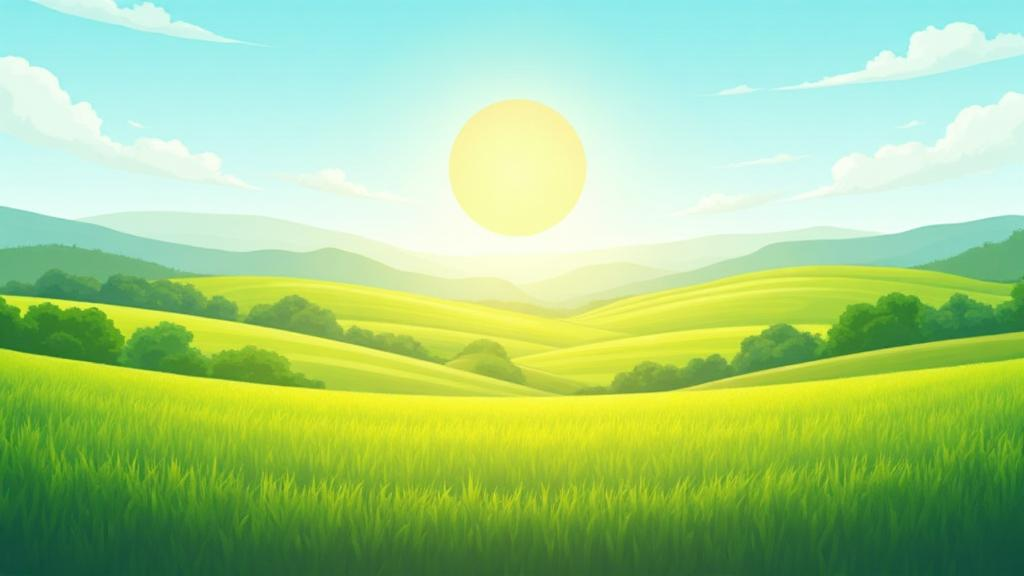
#> input picture frontend/src/assets/farming-hero.jpg, 1024 x 576 px; its folder holds only this picture in this run
$ python -i leaf_presence_gate.py   (imports and definitions only)   (older library calls are emulated)
#> lines starting #> are read from the running program, lines starting #| are printed output that depends on the picture; after the words box and inside, x2 and y2 are one past the last pixel; in counts of white or black regions, pixels touching at a corner belong together
"""
E14: Lightweight Leaf / Vegetation Presence Gate.

Deterministic CPU-only gate running before crop/validity and disease classification.
Determines whether an image contains a plausible plant/leaf region.

Guiding Principles:
1. Zero trainable parameters / zero neural network dependencies.
2. Fast execution (< 5 ms on CPU).
3. Pre-registered decision boundary strictly matching validated E14 candidate.
4. Primary goal: Filter out non-vegetation backgrounds, synthetic graphics, UI,
   and sprawling wide-shot field soil beds without sacrificing legitimate lab/field leaves.
"""

from typing import Tuple, Dict, Any, Union
from pathlib import Path
import cv2
import numpy as np
from PIL import Image


class LeafPresenceGate:
    """Lightweight colorimetric and morphological leaf presence gate."""

    def __init__(
        self,
        min_pixel_std: float = 5.0,
        min_laplacian_var: float = 2.0,
        min_green_fraction: float = 0.02,
        min_largest_component_frac: float = 0.05,
        max_sprawling_bbox_ratio: float = 0.80,
        min_sprawling_extent: float = 0.28,
        min_sprawling_solidity: float = 0.45,
    ):
        self.min_pixel_std = min_pixel_std
        self.min_laplacian_var = min_laplacian_var
        self.min_green_fraction = min_green_fraction
        self.min_largest_component_frac = min_largest_component_frac
        self.max_sprawling_bbox_ratio = max_sprawling_bbox_ratio
        self.min_sprawling_extent = min_sprawling_extent
        self.min_sprawling_solidity = min_sprawling_solidity

    def evaluate(self, image: Union[np.ndarray, Image.Image, str, Path]) -> Tuple[bool, str, Dict[str, Any]]:
        """Evaluate whether an input contains a plausible leaf/vegetation region.

        Args:
            image: RGB numpy array, PIL Image, or file path.

        Returns:
            (is_leaf: bool, decision_reason: str, telemetry: dict)
        """
        if isinstance(image, (str, Path)):
            img = Image.open(str(image)).convert("RGB")
#> img is the input picture: PIL image 1024x576 RGB; mean R, G, B 162.6, 206.8, 136.2
            arr = np.array(img)
        elif isinstance(image, Image.Image):
            arr = np.array(image.convert("RGB"))
        elif isinstance(image, np.ndarray):
            arr = image
            if len(arr.shape) == 2:
                arr = cv2.cvtColor(arr, cv2.COLOR_GRAY2RGB)
            elif arr.shape[2] == 4:
                arr = cv2.cvtColor(arr, cv2.COLOR_RGBA2RGB)
        else:
            raise TypeError(f"Unsupported image type: {type(image)}")

        h, w, _ = arr.shape
#> h = 576; w = 1024
        total_area = h * w
#> total_area = 589824
        telemetry: Dict[str, Any] = {}

        # 1. Degeneracy & Texture Check
        p_std = float(arr.std())
#> p_std = 76.19
        telemetry["pixel_std"] = round(p_std, 2)
        if p_std < self.min_pixel_std:
            return False, "INVALID_DEGENERATE_IMAGE", telemetry

        gray = cv2.cvtColor(arr, cv2.COLOR_RGB2GRAY)
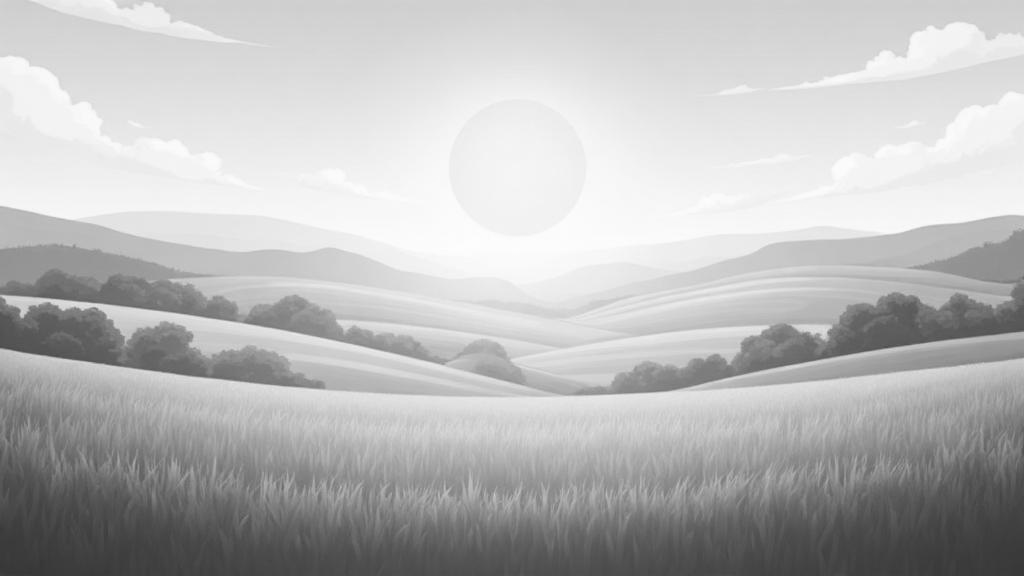
#> gray: shape (576, 1024); min 54, max 253, mean 185.5
        lap_var = float(cv2.Laplacian(gray, cv2.CV_64F).var())
#> lap_var = 35.82
        telemetry["laplacian_var"] = round(lap_var, 2)
        if lap_var < self.min_laplacian_var:
            return False, "INVALID_DEGENERATE_IMAGE", telemetry

        # 2. Vegetation Foliage Mask in HSV
        hsv = cv2.cvtColor(arr, cv2.COLOR_RGB2HSV)
#> hsv: shape (576, 1024, 3); mean H, S, V 59, 120.1, 206.9
        H, S, V = hsv[:, :, 0], hsv[:, :, 1], hsv[:, :, 2]
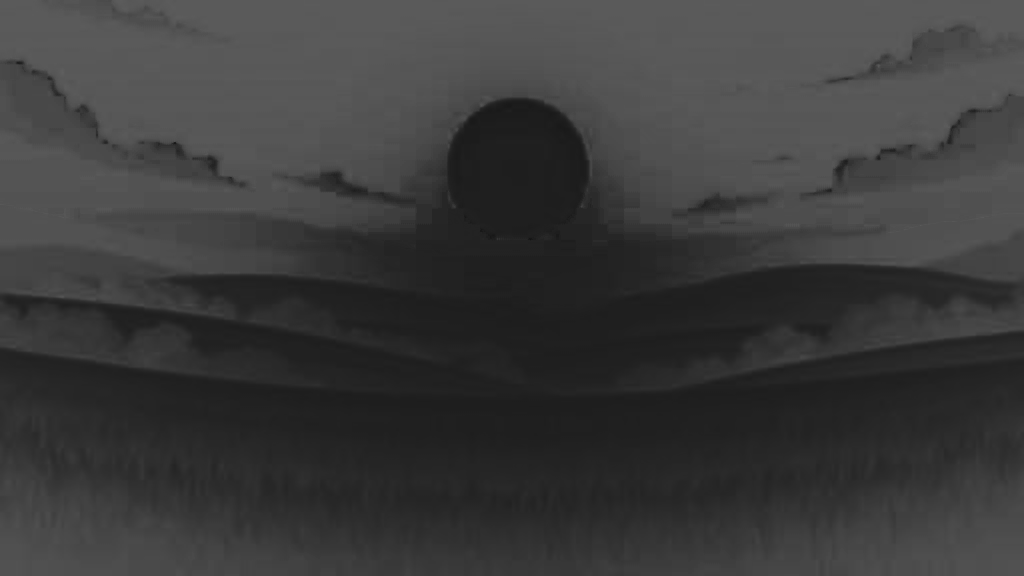
#> H: shape (576, 1024); min 19, max 95, mean 59
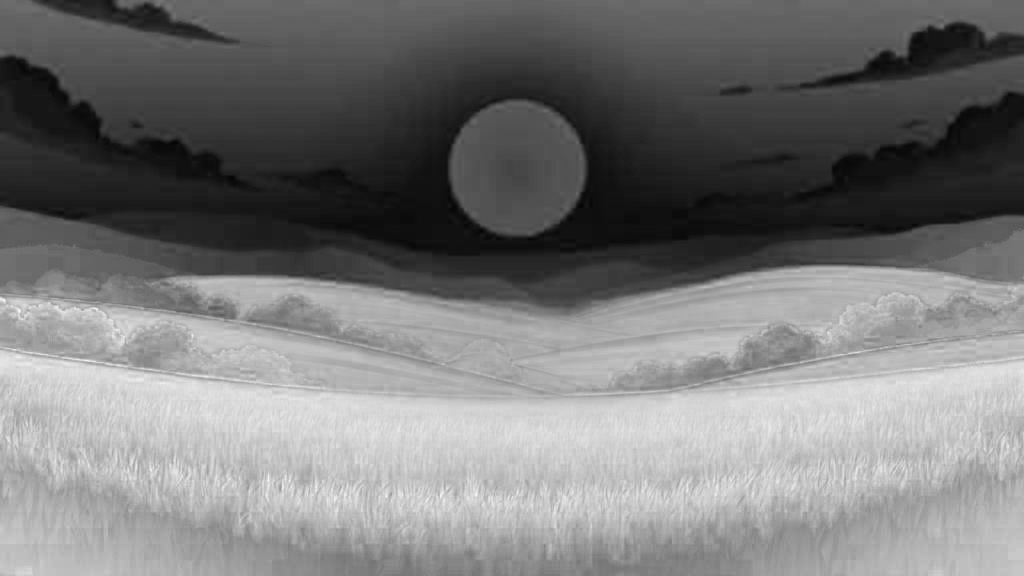
#> S: shape (576, 1024); min 2, max 252, mean 120.1
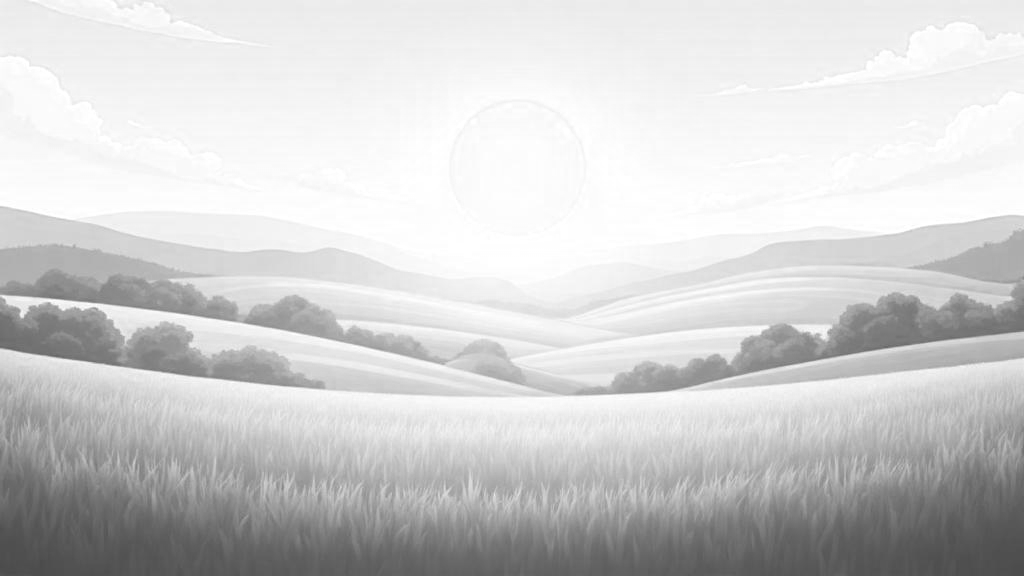
#> V: shape (576, 1024); min 75, max 255, mean 206.9
        green_mask = ((H >= 25) & (H <= 85) & (S >= 35) & (V >= 35)).astype(np.uint8)
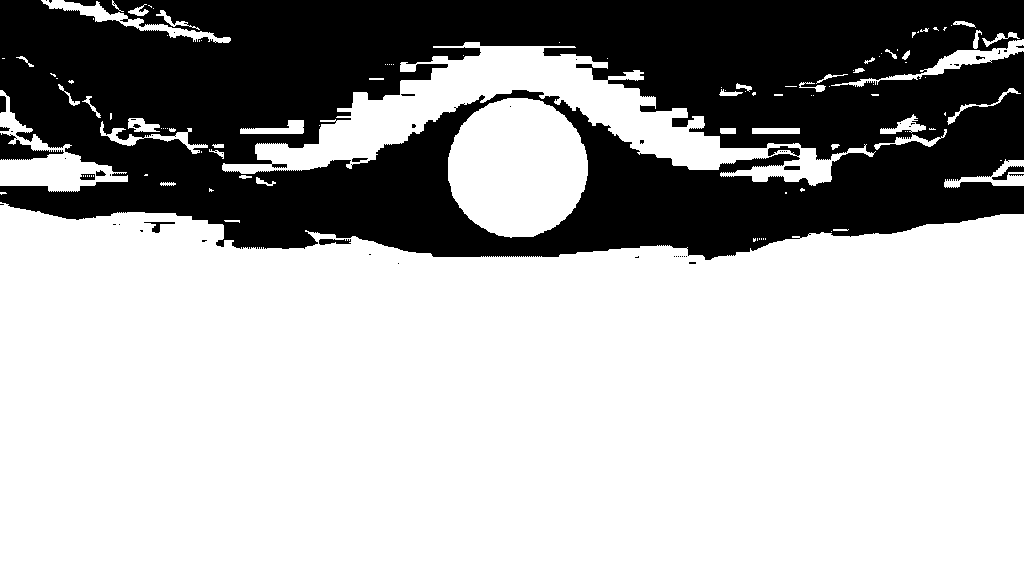
#> green_mask: shape (576, 1024); values 0 (black) and 1 (white), 67.8% white; 58 black regions (43 under 20 px), largest, box (x1, y1, x2, y2) and area: (0, 0, 1024, 260) 187860, (0, 133, 64, 160) 781, (992, 166, 1024, 180) 164
        green_frac = float(green_mask.mean())
#> green_frac = 0.678
        telemetry["green_fraction"] = round(green_frac, 4)

        if green_frac < self.min_green_fraction:
            return False, "NO_VEGETATION", telemetry

        # 3. Connected Component Analysis
        num_labels, labels, stats, _ = cv2.connectedComponentsWithStats(green_mask)
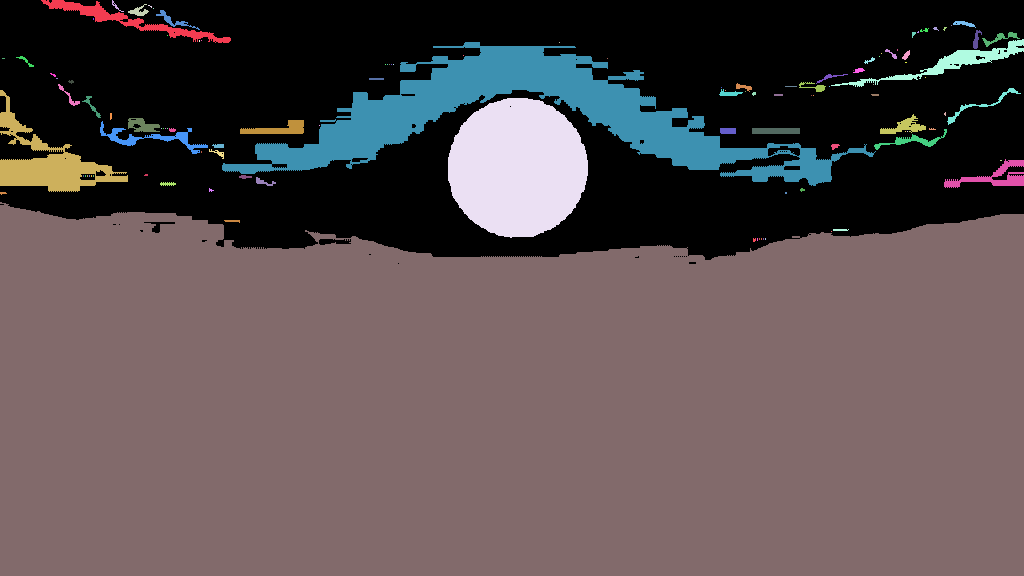
#> labels: shape (576, 1024) int32; 114 distinct labels, from 0 to 113; one colour per label, 0 black
#> num_labels = 114; stats = 114 rows, first 6: [0, 0, 1024, 264, 189651], [41, 0, 190, 43, 1501], [112, 0, 12, 12, 28], [128, 4, 21, 12, 112], [148, 5, 4, 3, 5], [153, 8, 1, 1, 1]
        if num_labels <= 1:
            return False, "NO_LEAF_COMPONENT", telemetry

        areas = stats[1:, cv2.CC_STAT_AREA]
#> areas = 113 values, max 346891 at index 103, min 1 at index 4, mean 3541.4
        largest_idx = 1 + int(np.argmax(areas))
#> largest_idx = 104
        lx, ly, lw, lh, larea = stats[largest_idx]
#> lx = 0; ly = 202; lw = 1024; lh = 374; larea = 346891
        largest_frac = float(larea) / float(total_area)
#> largest_frac = 0.588
        telemetry["largest_component_fraction"] = round(largest_frac, 4)

        if largest_frac < self.min_largest_component_frac:
            return False, "LEAF_COMPONENT_TOO_SMALL", telemetry

        # 4. Sprawling Background / Field Soil-Bed Geometry Filter
        bw_ratio = float(lw) / float(w)
#> bw_ratio = 1
        bh_ratio = float(lh) / float(h)
#> bh_ratio = 0.649
        extent = float(larea) / float(max(lw * lh, 1))
#> extent = 0.906
        telemetry["bbox_width_ratio"] = round(bw_ratio, 3)
        telemetry["bbox_height_ratio"] = round(bh_ratio, 3)
        telemetry["component_extent"] = round(extent, 3)

        solidity = 1.0
        if bw_ratio > self.max_sprawling_bbox_ratio and bh_ratio > self.max_sprawling_bbox_ratio:
            comp_mask = (labels == largest_idx).astype(np.uint8)
            cnts, _ = cv2.findContours(comp_mask, cv2.RETR_EXTERNAL, cv2.CHAIN_APPROX_SIMPLE)
            c = max(cnts, key=cv2.contourArea) if len(cnts) > 0 else None
            if c is None or len(c) < 3:
                return False, "NO_LEAF_COMPONENT", telemetry

            hull = cv2.convexHull(c)
            hull_area = float(cv2.contourArea(hull))
            solidity = float(cv2.contourArea(c)) / max(hull_area, 1.0)
            telemetry["component_solidity"] = round(solidity, 3)

            # Rejection rule: When green pixels span >80% width and height,
            # close-up plant leaves exhibit solid fill (extent >= 0.28, solidity >= 0.45).
            # Distant crop beds / weed-scattered soil beds exhibit low fill and jagged disjoint borders.
            if extent < self.min_sprawling_extent or solidity < self.min_sprawling_solidity:
                return False, "SPRAWLING_FIELD_BACKGROUND", telemetry

        telemetry["component_solidity"] = round(solidity, 3)
        return True, "ACCEPT_PLAUSIBLE_LEAF", telemetry


_default_gate = None

def get_leaf_presence_gate() -> LeafPresenceGate:
    """Singleton getter for LeafPresenceGate."""
    global _default_gate
    if _default_gate is None:
        _default_gate = LeafPresenceGate()
    return _default_gate

>>> result = LeafPresenceGate().evaluate('../../frontend/src/assets/farming-hero.jpg')
